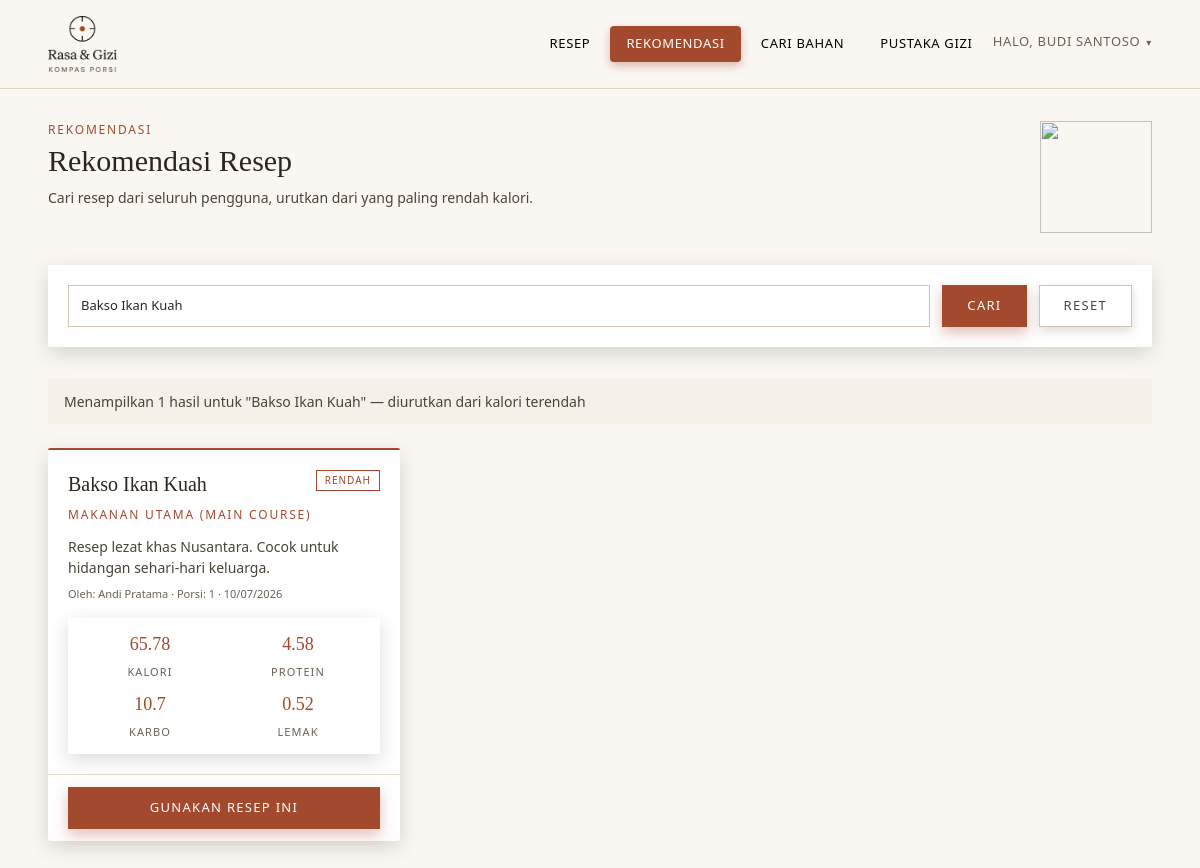
Screenshot of /pages/rekomendasi.php?cari=Bakso Ikan Kuah (signed in) with the database file from the repository.
### tables this page shows
CREATE TABLE `resep` (
  `id` int NOT NULL,
  `id_user` int NOT NULL,
  `id_kategori` int DEFAULT NULL,
  `judul` varchar(200) NOT NULL,
  `deskripsi` text,
  `langkah_memasak` text NOT NULL,
  `jumlah_porsi` int NOT NULL DEFAULT '1',
  `foto` varchar(500) DEFAULT NULL,
  `created_at` timestamp NULL DEFAULT CURRENT_TIMESTAMP
);

CREATE TABLE `kategori_resep` (
  `id` int NOT NULL,
  `nama_kategori` varchar(100) NOT NULL
);

CREATE TABLE `users` (
  `id` int NOT NULL,
  `nama` varchar(100) NOT NULL,
  `email` varchar(150) NOT NULL,
  `password` varchar(255) NOT NULL,
  `created_at` timestamp NULL DEFAULT CURRENT_TIMESTAMP
);

### includes/fungsi_gizi.php (called while the page is built, shortened)
<?php
require_once __DIR__ . '/../config/koneksi.php';
function hitung_gizi_resep($id_resep) {
    global $koneksi;
    $stmt = mysqli_prepare($koneksi, "SELECT jumlah_porsi, judul FROM resep WHERE id = ?");
    mysqli_stmt_bind_param($stmt, 'i', $id_resep);
    mysqli_stmt_execute($stmt);
    $result = mysqli_stmt_get_result($stmt);
    $resep = mysqli_fetch_assoc($result);
    $jumlah_porsi = (int)$resep['jumlah_porsi'];
    $query = "
        SELECT
            SUM((rb.jumlah_gram / 100) * ((bm.protein_per_100g * 4) + (bm.karbohidrat_per_100g * 4) + (bm.lemak_per_100g * 9))) AS total_kalori,
            SUM((rb.jumlah_gram / 100) * bm.protein_per_100g) AS total_protein,
            SUM((rb.jumlah_gram / 100) * bm.karbohidrat_per_100g) AS total_karbohidrat,
            SUM((rb.jumlah_gram / 100) * bm.lemak_per_100g) AS total_lemak
        FROM resep_bahan rb
        JOIN bahan_makanan bm ON rb.id_bahan = bm.id
        WHERE rb.id_resep = ?
    ";
    $stmt = mysqli_prepare($koneksi, $query);
    mysqli_stmt_bind_param($stmt, 'i', $id_resep);
    mysqli_stmt_execute($stmt);
    $result = mysqli_stmt_get_result($stmt);
    $total = mysqli_fetch_assoc($result);
    return [
        'judul' => $resep['judul'],
        'jumlah_porsi' => $jumlah_porsi,
        'total_kalori' => round($total['total_kalori'] ?? 0, 2),
        'total_protein' => round($total['total_protein'] ?? 0, 2),
        'total_karbohidrat' => round($total['total_karbohidrat'] ?? 0, 2),
        'total_lemak' => round($total['total_lemak'] ?? 0, 2),
        'per_porsi' => [
            'kalori' => $jumlah_porsi > 0 ? round(($total['total_kalori'] ?? 0) / $jumlah_porsi, 2) : 0,
            'protein' => $jumlah_porsi > 0 ? round(($total['total_protein'] ?? 0) / $jumlah_porsi, 2) : 0,
            'karbohidrat' => $jumlah_porsi > 0 ? round(($total['total_karbohidrat'] ?? 0) / $jumlah_porsi, 2) : 0,
            'lemak' => $jumlah_porsi > 0 ? round(($total['total_lemak'] ?? 0) / $jumlah_porsi, 2) : 0,
        ]
    ];
}

### pages/rekomendasi.php (the view, shortened to what this page needs)
<?php
require_once '../config/koneksi.php';
require_once '../includes/fungsi_gizi.php';
$keyword = trim($_GET['cari'] ?? '');
$results = [];
if (!empty($keyword)) {
    $search_param = '%' . $keyword . '%';
    $stmt = mysqli_prepare($koneksi, "
        SELECT r.*, kr.nama_kategori, u.nama AS nama_pembuat
        FROM resep r
        LEFT JOIN kategori_resep kr ON r.id_kategori = kr.id
        LEFT JOIN users u ON r.id_user = u.id
        WHERE r.judul LIKE ? OR r.deskripsi LIKE ?
        ORDER BY r.created_at DESC
    ");
    mysqli_stmt_bind_param($stmt, 'ss', $search_param, $search_param);
    mysqli_stmt_execute($stmt);
    $result = mysqli_stmt_get_result($stmt);
    $resep_list = mysqli_fetch_all($result, MYSQLI_ASSOC);
    foreach ($resep_list as $resep) {
        $gizi = hitung_gizi_resep($resep['id']);
        if ($gizi) {
            $results[] = [
                'id' => $resep['id'],
                'judul' => $resep['judul'],
                'deskripsi' => $resep['deskripsi'],
                'jumlah_porsi' => $resep['jumlah_porsi'],
                'nama_kategori' => $resep['nama_kategori'],
                'nama_pembuat' => $resep['nama_pembuat'],
                'created_at' => $resep['created_at'],
                'kalori_per_porsi' => $gizi['per_porsi']['kalori'],
                'protein_per_porsi' => $gizi['per_porsi']['protein'],
                'karbo_per_porsi' => $gizi['per_porsi']['karbohidrat'],
                'lemak_per_porsi' => $gizi['per_porsi']['lemak'],
            ];
        }
    }
    usort($results, function($a, $b) {
        return $a['kalori_per_porsi'] <=> $b['kalori_per_porsi'];
    });
}
?>
<!DOCTYPE html>
<html lang="id">
<head>
    <script src="https://cdn.tailwindcss.com"></script>
</head>
<body class="bg-[#FAF7F2] text-[#2C2620] font-sans antialiased min-h-screen">
<?php $base_path = '../'; $active_page = 'rekomendasi'; require __DIR__ . '/../includes/partials/navbar.php'; ?>
<div class="max-w-6xl mx-auto px-6 py-8">
    <div class="flex items-start gap-4 md:gap-6 mb-6 md:mb-8">
        <div class="flex-1">
            <span class="text-[#A3492D] text-[11px] md:text-[12px] tracking-[0.15em] uppercase block mb-1">Rekomendasi</span>
            <h1 class="font-serif text-2xl sm:text-3xl text-[#2C2620] font-normal mb-2">Rekomendasi Resep</h1>
            <p class="text-[13px] md:text-[14px] text-[#4A4438]">Cari resep dari seluruh pengguna, urutkan dari yang paling rendah kalori.</p>
        </div>
        <div class="hidden md:block w-20 h-20 md:w-28 md:h-28 shrink-0">
            <img src="../assets/images/rekomendasi.jpg" alt="" class="w-full h-full object-cover">
        </div>
    </div>
    <form method="GET" action="" class="bg-white p-5 mb-8 shadow-[0_6px_20px_rgba(0,0,0,0.14)] rounded-[2px]">
        <div class="flex flex-col sm:flex-row gap-3">
            <input type="search" name="cari" id="searchInput" value="<?= htmlspecialchars($keyword) ?>"
                   class="flex-1 px-3 py-2.5 bg-white border border-[#D1C4B0] text-[13px] text-[#2C2620] focus:outline-none focus:border-[#A3492D] focus:shadow-[0_0_0_2px_rgba(163,73,45,0.1)] transition-all"
                   placeholder="Cari resep... (contoh: bakso, nasi goreng)" autofocus autocomplete="off">
            <button type="submit"
                    class="py-2.5 px-6 border border-[#A3492D] bg-[#A3492D] text-white text-[13px] tracking-[0.1em] uppercase hover:bg-[#8B3D25] hover:-translate-y-0.5 shadow-[0_6px_14px_rgba(163,73,45,0.35)] hover:shadow-[0_8px_22px_rgba(163,73,45,0.45)] transition-all">
                Cari
            </button>
            <?php if (!empty($keyword)): ?>
                <a href="rekomendasi.php"
                   class="py-2.5 px-6 border border-[#D1C4B0] bg-white text-[13px] tracking-[0.1em] uppercase text-[#4A4438] hover:bg-[#F5F0E8] hover:-translate-y-0.5 shadow-[0_4px_10px_rgba(0,0,0,0.14)] hover:shadow-[0_7px_16px_rgba(0,0,0,0.2)] transition-all text-center no-underline">
                    Reset
                </a>
            <?php endif; ?>
        </div>
    </form>
    <?php if (!empty($keyword)): ?>
        <div class="bg-[#F5F0E8] px-4 py-3 mb-6 text-[14px] text-[#4A4438]">
            Menampilkan <span class="font-medium"><?= count($results) ?></span> hasil untuk "<?= htmlspecialchars($keyword) ?>" &mdash; diurutkan dari kalori terendah
        </div>
        <?php if (empty($results)): ?>
            <div class="bg-[#E4DBC8] p-16 text-center">
                <p class="text-[#4A4438] text-base mb-2">Tidak ada resep yang cocok dengan "<?= htmlspecialchars($keyword) ?>"</p>
                <p class="text-[14px] text-[#4A4438] mb-5">Coba gunakan kata kunci lain atau tambah resep baru</p>
                <a href="../resep/tambah.php" class="py-2.5 px-5 border border-[#A3492D] bg-[#A3492D] text-white text-[13px] tracking-[0.1em] uppercase hover:bg-[#8B3D25] hover:-translate-y-0.5 shadow-[0_6px_14px_rgba(163,73,45,0.35)] hover:shadow-[0_8px_22px_rgba(163,73,45,0.45)] transition-all no-underline inline-block">Tambah Resep Baru</a>
            </div>
        <?php else: ?>
            <div class="grid grid-cols-1 md:grid-cols-2 lg:grid-cols-3 gap-6">
                <?php foreach ($results as $r): ?>
                    <div class="bg-white shadow-[0_6px_20px_rgba(0,0,0,0.14)] flex flex-col rounded-[2px]" style="border-top: 2px solid #A3492D;">
                        <div class="p-5 flex-1">
                            <div class="flex justify-between items-start gap-2 mb-2">
                                <h2 class="font-serif text-lg sm:text-xl text-[#2C2620] font-normal"><?= htmlspecialchars($r['judul']) ?></h2>
                                <?php if ($r['kalori_per_porsi'] <= 100): ?>
                                    <span class="text-[#A3492D] text-[9px] sm:text-[10px] tracking-[0.1em] uppercase whitespace-nowrap border border-[#A3492D] px-1.5 sm:px-2 py-0.5">Rendah</span>
                                <?php elseif ($r['kalori_per_porsi'] <= 200): ?>
                                    <span class="text-[#6B6154] text-[9px] sm:text-[10px] tracking-[0.1em] uppercase whitespace-nowrap border border-[#DFD5C4] px-1.5 sm:px-2 py-0.5">Sedang</span>
                                <?php else: ?>
                                    <span class="text-[#6B6154] text-[9px] sm:text-[10px] tracking-[0.1em] uppercase whitespace-nowrap border border-[#DFD5C4] px-1.5 sm:px-2 py-0.5">Tinggi</span>
                                <?php endif; ?>
                            </div>
                            <?php if ($r['nama_kategori']): ?>
                                <span class="text-[#A3492D] text-[12px] tracking-[0.15em] uppercase block mb-3"><?= htmlspecialchars($r['nama_kategori']) ?></span>
                            <?php endif; ?>
                            <p class="text-[14px] text-[#4A4438] mb-2 line-clamp-2"><?= htmlspecialchars(substr($r['deskripsi'] ?? '', 0, 100)) ?></p>
                            <p class="text-[11px] text-[#6B6154] mb-4">
                                Oleh: <?= htmlspecialchars($r['nama_pembuat']) ?> &middot;
                                Porsi: <?= $r['jumlah_porsi'] ?> &middot;
                                <?= date('d/m/Y', strtotime($r['created_at'])) ?>
                            </p>
                            <div class="bg-white p-3 grid grid-cols-2 gap-2 text-center shadow-[0_6px_20px_rgba(0,0,0,0.14)] rounded-[2px]">
                                <div>
                                    <span class="block font-serif text-lg text-[#A3492D]"><?= $r['kalori_per_porsi'] ?></span>
                                    <span class="text-[11px] tracking-[0.1em] uppercase text-[#6B6154]">Kalori</span>
                                </div>
                                <div>
                                    <span class="block font-serif text-lg text-[#A3492D]"><?= $r['protein_per_porsi'] ?></span>
                                    <span class="text-[11px] tracking-[0.1em] uppercase text-[#6B6154]">Protein</span>
                                </div>
                                <div>
                                    <span class="block font-serif text-lg text-[#A3492D]"><?= $r['karbo_per_porsi'] ?></span>
                                    <span class="text-[11px] tracking-[0.1em] uppercase text-[#6B6154]">Karbo</span>
                                </div>
                                <div>
                                    <span class="block font-serif text-lg text-[#A3492D]"><?= $r['lemak_per_porsi'] ?></span>
                                    <span class="text-[11px] tracking-[0.1em] uppercase text-[#6B6154]">Lemak</span>
                                </div>
                            </div>
                        </div>
                        <div class="border-t border-[#E4DBC8] px-5 py-3">
                            <a href="../resep/gunakan.php?sumber=<?= $r['id'] ?>"
                               class="block w-full text-center py-2.5 border border-[#A3492D] bg-[#A3492D] text-white text-[13px] tracking-[0.1em] uppercase hover:bg-[#8B3D25] hover:-translate-y-0.5 shadow-[0_6px_14px_rgba(163,73,45,0.35)] hover:shadow-[0_8px_22px_rgba(163,73,45,0.45)] transition-all no-underline">
                                Gunakan Resep Ini
                            </a>
                        </div>
                    </div>
                <?php endforeach; ?>
            </div>
        <?php endif; ?>
    <?php endif; ?>
</div>
</body>
</html>

### rows the page displays
resep: judul "Bakso Ikan Kuah", id_kategori.nama_kategori "MAKANAN UTAMA (MAIN COURSE)", deskripsi "Resep lezat khas Nusantara. Cocok untuk hidangan sehari-hari keluarga.", id_user.nama "Andi Pratama", jumlah_porsi "1", created_at "10/07/2026", kalori_per_porsi "65.78", protein_per_porsi "4.58", karbo_per_porsi "10.7", lemak_per_porsi "0.52"

### other values shown
$_SESSION['nama'] "BUDI SANTOSO"
count($results) "1"
$keyword "Bakso Ikan Kuah"
